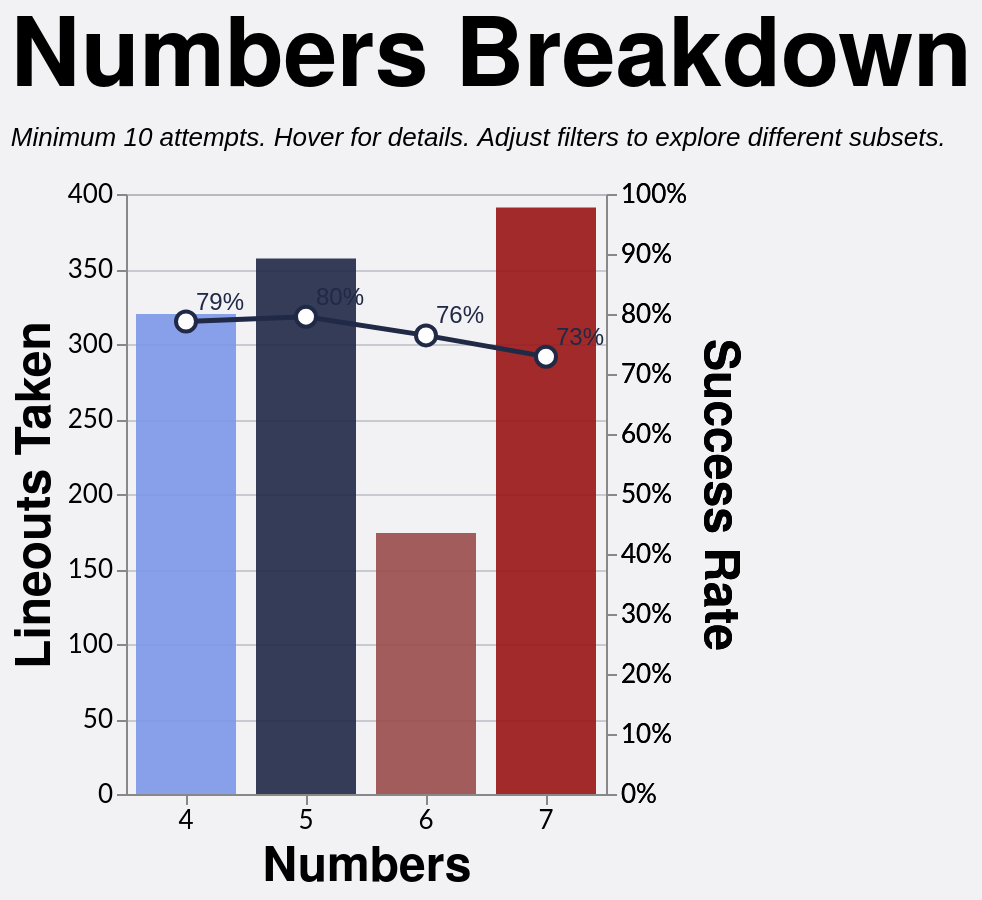

Describe this chart as a Vega-Lite specification.
### Vega-Lite specification from a JSON file in a GitHub repository (floating-point values rounded to 4 significant figures; data arrays with more than 128 entries replaced by an {"elided": "..."} marker saying what was removed)
{"config": {"axis": {"labelFont": "Lato, sans-serif", "titleFont": "PT Sans Narrow, Helvetica Neue, Helvetica, Arial, sans-serif", "labelFontSize": 13, "titleFontSize": 24, "gridColor": "#202947", "gridOpacity": 0.2}, "header": {"labelFont": "PT Sans Narrow, Helvetica Neue, Helvetica, Arial, sans-serif", "titleFont": "PT Sans Narrow, Helvetica Neue, Helvetica, Arial, sans-serif", "labelFontSize": 24, "titleFontSize": 28, "labelFontWeight": "bold", "orient": "left"}, "legend": {"labelFont": "Lato, sans-serif", "titleFont": "PT Sans Narrow, Helvetica Neue, Helvetica, Arial, sans-serif", "labelFontSize": 14, "titleFontSize": 16, "titlePadding": 5, "fillColor": "white", "strokeColor": "black", "padding": 10, "titleFontWeight": "lighter", "titleFontStyle": "italic", "titleColor": "gray", "offset": 10}, "title": {"font": "PT Sans Narrow, Helvetica Neue, Helvetica, Arial, sans-serif", "fontSize": 48, "fontWeight": "bold", "anchor": "start", "align": "center", "titlePadding": 20, "subtitlePadding": 10, "subtitleFontSize": 13, "subtitleColor": "", "subtitleFontStyle": "italic", "offset": 15, "color": "black"}, "axisX": {"labelAngle": 0}, "facet": {"title": null, "header": null, "align": {"row": "each", "column": "each"}}, "resolve": {"scale": {"y": "independent", "facet": "independent"}}, "background": "#f2f1f4", "scale": {"offsetBandPaddingOuter": 0.2, "offsetBandPaddingInner": 0.1}}, "layer": [{"mark": {"type": "bar", "opacity": 0.9, "size": 50}, "encoding": {"color": {"field": "numbers", "legend": null, "scale": {"domain": ["4", "5", "6", "7"], "range": ["#7d96e8", "#202946", "#994C4C", "#991515"]}, "type": "nominal"}, "stroke": {"value": "transparent"}, "tooltip": [{"field": "numbers_display", "title": "Numbers", "type": "nominal"}, {"field": "attempts", "format": ",.0f", "title": "Attempts", "type": "quantitative"}, {"field": "won", "format": ",.0f", "title": "Won", "type": "quantitative"}, {"field": "success_rate", "format": ".1%", "title": "Success Rate", "type": "quantitative"}], "x": {"axis": {"labelAngle": 0}, "field": "numbers", "sort": ["4", "5", "6", "7"], "title": "Numbers", "type": "nominal"}, "y": {"field": "attempts", "title": "Lineouts Taken", "type": "quantitative"}}, "transform": [{"filter": "(loSquad == 'All' || datum.squad == loSquad) && (loSeason == 'All' || datum.season == loSeason) && (loGameType == 'All' || (loGameType == 'League + Cup' && (datum.game_type == 'League' || datum.game_type == 'Cup')) || (loGameType == 'League only' && datum.game_type == 'League') || datum.game_type == loGameType) && (loThrower == 'All' || datum.thrower == loThrower) && (loJumper == 'All' || datum.jumper == loJumper) && (loArea == 'All' || datum.area == loArea) && (loNumbers == 'All' || datum.numbers == loNumbers)"}, {"aggregate": [{"op": "count", "as": "attempts"}, {"op": "sum", "field": "won", "as": "won"}], "groupby": ["numbers"]}, {"filter": "datum.attempts >= 10"}, {"calculate": "datum.won / datum.attempts", "as": "success_rate"}, {"calculate": "datum.numbers + '-man'", "as": "numbers_display"}]}, {"mark": {"type": "line", "point": {"fill": "white", "filled": false, "size": 100, "stroke": "#202946"}, "stroke": "#202946", "strokeWidth": 2.5}, "encoding": {"tooltip": [{"field": "numbers_display", "title": "Numbers", "type": "nominal"}, {"field": "attempts", "format": ",.0f", "title": "Attempts", "type": "quantitative"}, {"field": "won", "format": ",.0f", "title": "Won", "type": "quantitative"}, {"field": "success_rate", "format": ".1%", "title": "Success Rate", "type": "quantitative"}], "x": {"axis": {"labelAngle": 0}, "field": "numbers", "sort": ["4", "5", "6", "7"], "title": "Numbers", "type": "nominal"}, "y": {"axis": {"format": "%"}, "field": "success_rate", "scale": {"domain": [0, 1]}, "title": "Success Rate", "type": "quantitative"}}, "transform": [{"filter": "(loSquad == 'All' || datum.squad == loSquad) && (loSeason == 'All' || datum.season == loSeason) && (loGameType == 'All' || (loGameType == 'League + Cup' && (datum.game_type == 'League' || datum.game_type == 'Cup')) || (loGameType == 'League only' && datum.game_type == 'League') || datum.game_type == loGameType) && (loThrower == 'All' || datum.thrower == loThrower) && (loJumper == 'All' || datum.jumper == loJumper) && (loArea == 'All' || datum.area == loArea) && (loNumbers == 'All' || datum.numbers == loNumbers)"}, {"aggregate": [{"op": "count", "as": "attempts"}, {"op": "sum", "field": "won", "as": "won"}], "groupby": ["numbers"]}, {"filter": "datum.attempts >= 10"}, {"calculate": "datum.won / datum.attempts", "as": "success_rate"}, {"calculate": "datum.numbers + '-man'", "as": "numbers_display"}]}, {"mark": {"type": "text", "align": "left", "baseline": "middle", "color": "#202946", "dx": 5, "dy": -10, "fontSize": 12}, "encoding": {"text": {"field": "success_rate", "format": ".0%", "type": "quantitative"}, "x": {"axis": {"labelAngle": 0}, "field": "numbers", "sort": ["4", "5", "6", "7"], "title": "Numbers", "type": "nominal"}, "y": {"axis": {"format": "%"}, "field": "success_rate", "scale": {"domain": [0, 1]}, "title": "Success Rate", "type": "quantitative"}}, "transform": [{"filter": "(loSquad == 'All' || datum.squad == loSquad) && (loSeason == 'All' || datum.season == loSeason) && (loGameType == 'All' || (loGameType == 'League + Cup' && (datum.game_type == 'League' || datum.game_type == 'Cup')) || (loGameType == 'League only' && datum.game_type == 'League') || datum.game_type == loGameType) && (loThrower == 'All' || datum.thrower == loThrower) && (loJumper == 'All' || datum.jumper == loJumper) && (loArea == 'All' || datum.area == loArea) && (loNumbers == 'All' || datum.numbers == loNumbers)"}, {"aggregate": [{"op": "count", "as": "attempts"}, {"op": "sum", "field": "won", "as": "won"}], "groupby": ["numbers"]}, {"filter": "datum.attempts >= 10"}, {"calculate": "datum.won / datum.attempts", "as": "success_rate"}, {"calculate": "datum.numbers + '-man'", "as": "numbers_display"}]}], "data": {"name": "data-68ec3d1f2e8eca2377d596ffc2c35356"}, "height": 300, "params": [{"name": "loSquad", "value": "All"}, {"name": "loSeason", "value": "All"}, {"name": "loGameType", "value": "All"}, {"name": "loThrower", "value": "All"}, {"name": "loJumper", "value": "All"}, {"name": "loArea", "value": "All"}, {"name": "loNumbers", "value": "All"}], "resolve": {"scale": {"y": "independent"}}, "title": {"text": "Numbers Breakdown", "subtitle": "Minimum 10 attempts. Hover for details. Adjust filters to explore different subsets."}, "width": {"step": 60}, "$schema": "https://vega.github.io/schema/vega-lite/v5.20.1.json", "datasets": {"data-68ec3d1f2e8eca2377d596ffc2c35356": {"elided": "1242 records"}}}
